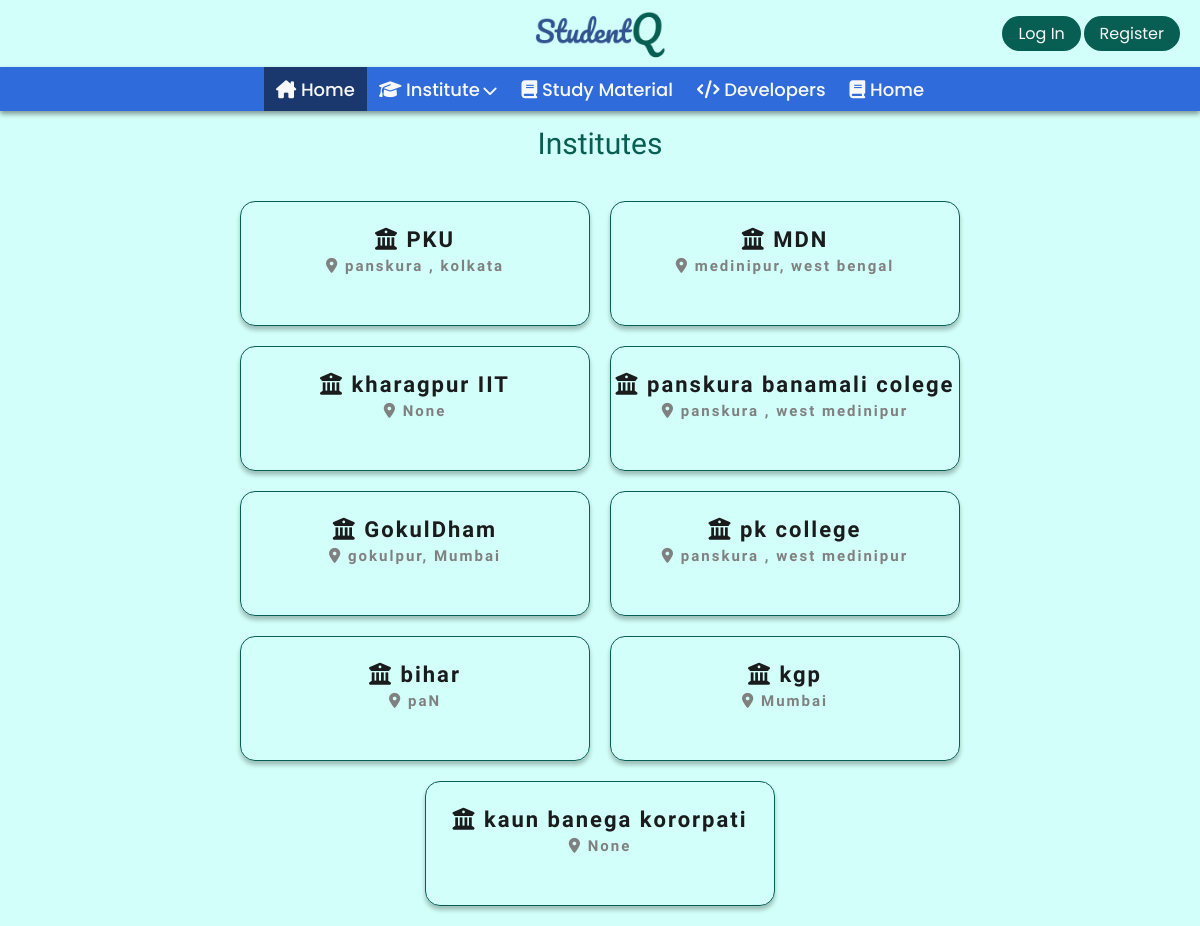
/institute/, run on an earlier commit of the app's database.
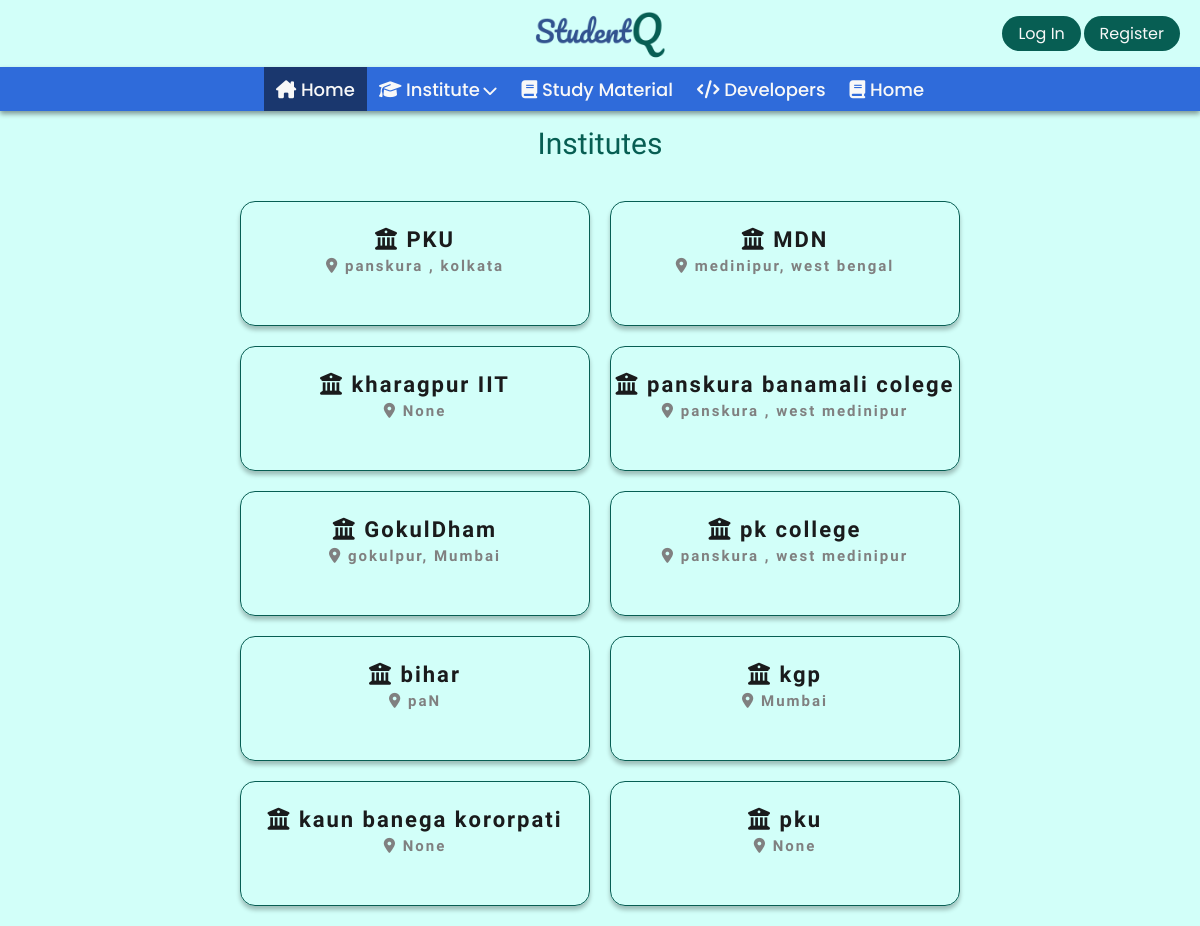
And on a later commit of the database.
### Base/models.py (models this page shows, shortened)
class Institute(models.Model):
    name = models.CharField(max_length=200)
    institute_location=models.CharField(max_length=200, null=True)

### Base/views.py (the view)
# urls.py: path('institute/',views.Institutes, name='institute'),
def Institutes(request):
    all_institutes = Institute.objects.all()
    context = {}
    context["all_institutes"] = all_institutes
    return render(request, "institute.html", context)

### Base/templates/institute.html
{% extends "main.html" %}
{% load static %}
{% block css %}
<link rel="stylesheet" href="{% static 'mStyle/all_institute.css' %}">
{% endblock css %}
{% block body %}
<h2>Institutes</h2>
    <div class="institute_container">
        {% for instut in all_institutes %}
        <a href="{% url 'notices' instut.id  %}">
                <div class="institute_item">
                <p><i class="fa-solid fa-building-columns"></i>&nbsp;{{instut.name}}
                    </p>
                    <p id="p"><i class="fa-solid fa-location-dot"></i>&nbsp;{{instut.institute_location}}</p>
            </div>
            </a>
            {% endfor %}
    </div>
{% endblock body %}

What changed in the data, as far as the page shows it:
added Institute: name "pku", institute_location "None"
